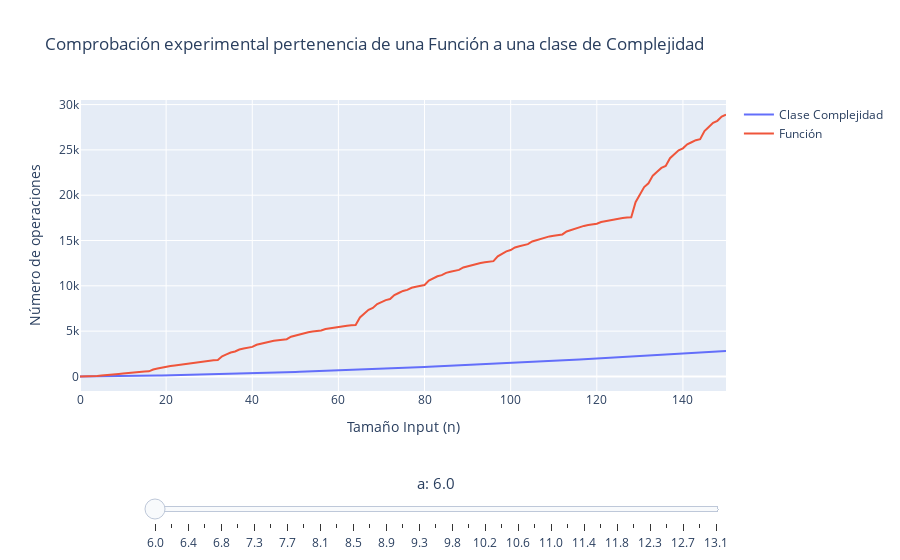

The notebook cell saved with this chart:
### Markdown cell above
### `do_karatsuba` $\in O(i^{\log_2(3)})$

### Code cell
O_nlog_23 = [O_karatsuba(n) for n in range(len(L_K))]
valores_funcion = [i[2] for i in L_K]

pintar_con_deslizador(   funcion=valores_funcion, 
                        clase_complejidad=O_nlog_23, 
                        deslizador=np.linspace(6, 13.1, 35),
                        verbose= True)
# 2mins aprox ¿porque? no lo entiendo, se lo piensa mucho para mostrar la figura

### Figure 1 — Plotly figure (JSON) as saved in the notebook; plotly's stock layout.template omitted (floating-point values rounded to 4 significant figures; data arrays with more than 128 entries replaced by an {"elided": "..."} marker saying what was removed)
{"data": [{"mode": "lines", "name": "Clase Complejidad", "type": "scatter", "x": {"elided": "151 int values"}, "y": {"elided": "151 float values"}}, {"mode": "lines", "name": "Función", "type": "scatter", "x": {"elided": "151 int values"}, "y": {"elided": "151 int values"}}], "layout": {"sliders": [{"currentvalue": {"font": {"size": 15}, "prefix": "a: ", "visible": true, "xanchor": "center"}, "len": 0.9, "steps": [{"args": [["6.0"], {"frame": {"duration": 100, "redraw": true}, "mode": "immediate", "transition": {"duration": 0}}], "label": "6.0", "method": "animate"}, {"args": [["6.208823529411765"], {"frame": {"duration": 100, "redraw": true}, "mode": "immediate", "transition": {"duration": 0}}], "label": "6.2", "method": "animate"}, {"args": [["6.41764705882353"], {"frame": {"duration": 100, "redraw": true}, "mode": "immediate", "transition": {"duration": 0}}], "label": "6.4", "method": "animate"}, {"args": [["6.626470588235295"], {"frame": {"duration": 100, "redraw": true}, "mode": "immediate", "transition": {"duration": 0}}], "label": "6.6", "method": "animate"}, {"args": [["6.8352941176470585"], {"frame": {"duration": 100, "redraw": true}, "mode": "immediate", "transition": {"duration": 0}}], "label": "6.8", "method": "animate"}, {"args": [["7.044117647058823"], {"frame": {"duration": 100, "redraw": true}, "mode": "immediate", "transition": {"duration": 0}}], "label": "7.0", "method": "animate"}, {"args": [["7.252941176470588"], {"frame": {"duration": 100, "redraw": true}, "mode": "immediate", "transition": {"duration": 0}}], "label": "7.3", "method": "animate"}, {"args": [["7.461764705882353"], {"frame": {"duration": 100, "redraw": true}, "mode": "immediate", "transition": {"duration": 0}}], "label": "7.5", "method": "animate"}, {"args": [["7.670588235294117"], {"frame": {"duration": 100, "redraw": true}, "mode": "immediate", "transition": {"duration": 0}}], "label": "7.7", "method": "animate"}, {"args": [["7.879411764705882"], {"frame": {"duration": 100, "redraw": true}, "mode": "immediate", "transition": {"duration": 0}}], "label": "7.9", "method": "animate"}, {"args": [["8.088235294117647"], {"frame": {"duration": 100, "redraw": true}, "mode": "immediate", "transition": {"duration": 0}}], "label": "8.1", "method": "animate"}, {"args": [["8.297058823529412"], {"frame": {"duration": 100, "redraw": true}, "mode": "immediate", "transition": {"duration": 0}}], "label": "8.3", "method": "animate"}, {"args": [["8.505882352941176"], {"frame": {"duration": 100, "redraw": true}, "mode": "immediate", "transition": {"duration": 0}}], "label": "8.5", "method": "animate"}, {"args": [["8.714705882352941"], {"frame": {"duration": 100, "redraw": true}, "mode": "immediate", "transition": {"duration": 0}}], "label": "8.7", "method": "animate"}, {"args": [["8.923529411764706"], {"frame": {"duration": 100, "redraw": true}, "mode": "immediate", "transition": {"duration": 0}}], "label": "8.9", "method": "animate"}, {"args": [["9.132352941176471"], {"frame": {"duration": 100, "redraw": true}, "mode": "immediate", "transition": {"duration": 0}}], "label": "9.1", "method": "animate"}, {"args": [["9.341176470588234"], {"frame": {"duration": 100, "redraw": true}, "mode": "immediate", "transition": {"duration": 0}}], "label": "9.3", "method": "animate"}, {"args": [["9.55"], {"frame": {"duration": 100, "redraw": true}, "mode": "immediate", "transition": {"duration": 0}}], "label": "9.6", "method": "animate"}, {"args": [["9.758823529411764"], {"frame": {"duration": 100, "redraw": true}, "mode": "immediate", "transition": {"duration": 0}}], "label": "9.8", "method": "animate"}, {"args": [["9.967647058823529"], {"frame": {"duration": 100, "redraw": true}, "mode": "immediate", "transition": {"duration": 0}}], "label": "10.0", "method": "animate"}, {"args": [["10.176470588235293"], {"frame": {"duration": 100, "redraw": true}, "mode": "immediate", "transition": {"duration": 0}}], "label": "10.2", "method": "animate"}, {"args": [["10.385294117647058"], {"frame": {"duration": 100, "redraw": true}, "mode": "immediate", "transition": {"duration": 0}}], "label": "10.4", "method": "animate"}, {"args": [["10.594117647058823"], {"frame": {"duration": 100, "redraw": true}, "mode": "immediate", "transition": {"duration": 0}}], "label": "10.6", "method": "animate"}, {"args": [["10.802941176470588"], {"frame": {"duration": 100, "redraw": true}, "mode": "immediate", "transition": {"duration": 0}}], "label": "10.8", "method": "animate"}, {"args": [["11.011764705882353"], {"frame": {"duration": 100, "redraw": true}, "mode": "immediate", "transition": {"duration": 0}}], "label": "11.0", "method": "animate"}, {"args": [["11.220588235294116"], {"frame": {"duration": 100, "redraw": true}, "mode": "immediate", "transition": {"duration": 0}}], "label": "11.2", "method": "animate"}, {"args": [["11.429411764705883"], {"frame": {"duration": 100, "redraw": true}, "mode": "immediate", "transition": {"duration": 0}}], "label": "11.4", "method": "animate"}, {"args": [["11.638235294117646"], {"frame": {"duration": 100, "redraw": true}, "mode": "immediate", "transition": {"duration": 0}}], "label": "11.6", "method": "animate"}, {"args": [["11.847058823529412"], {"frame": {"duration": 100, "redraw": true}, "mode": "immediate", "transition": {"duration": 0}}], "label": "11.8", "method": "animate"}, {"args": [["12.055882352941175"], {"frame": {"duration": 100, "redraw": true}, "mode": "immediate", "transition": {"duration": 0}}], "label": "12.1", "method": "animate"}, {"args": [["12.26470588235294"], {"frame": {"duration": 100, "redraw": true}, "mode": "immediate", "transition": {"duration": 0}}], "label": "12.3", "method": "animate"}, {"args": [["12.473529411764705"], {"frame": {"duration": 100, "redraw": true}, "mode": "immediate", "transition": {"duration": 0}}], "label": "12.5", "method": "animate"}, {"args": [["12.68235294117647"], {"frame": {"duration": 100, "redraw": true}, "mode": "immediate", "transition": {"duration": 0}}], "label": "12.7", "method": "animate"}, {"args": [["12.891176470588235"], {"frame": {"duration": 100, "redraw": true}, "mode": "immediate", "transition": {"duration": 0}}], "label": "12.9", "method": "animate"}, {"args": [["13.1"], {"frame": {"duration": 100, "redraw": true}, "mode": "immediate", "transition": {"duration": 0}}], "label": "13.1", "method": "animate"}], "transition": {"duration": 0}, "x": 0.1, "y": -0.2}], "title": {"text": "Comprobación experimental pertenencia de una Función a una clase de Complejidad"}, "xaxis": {"title": {"text": "Tamaño Input (n)"}}, "yaxis": {"title": {"text": "Número de operaciones"}}}}
